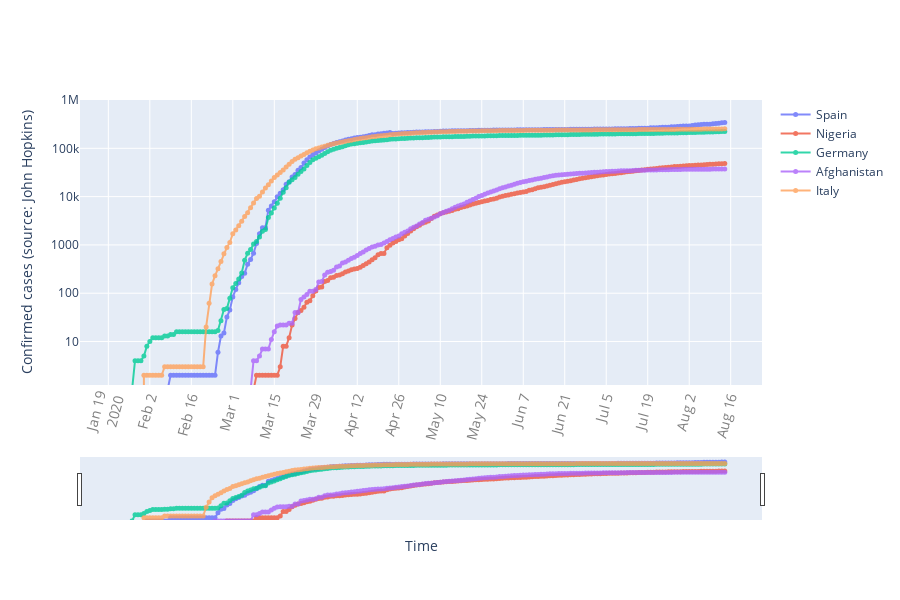

The notebook cell this image was saved under:
### Markdown cell above
### Plot.ly

### Code cell
# Create figure
fig= go.Figure()

# Country list
country_list= sf_plot.columns.drop("date")
# Loop through each country and add traces for each
for country in country_list:
    # Add a trace
    fig.add_trace(
        go.Scatter(
            x=sf_plot.date,
            y=sf_plot[country],
            mode="markers+lines",
            opacity=0.8,
            line_width=2,
            marker_size=5,
            name= country
        )
    )

# Set figure layout
fig.update_layout(
    width=900,
    height=600,
    xaxis_title="Time",
    xaxis={
        "tickangle": -75,
        "nticks": 20,
        "tickfont": dict(size=14, color="#7f7f7f")
    },
    yaxis_title="Confirmed cases (source: John Hopkins)",
    yaxis={
        "type": "log",
        "range": [0.1, 6.0]
    }
)

# Introduce range slider for more convenience in adjusting data windpw
fig.update_layout(xaxis_rangeslider_visible=True)

### Figure 1 — Plotly figure (JSON) as saved in the notebook; plotly's stock layout.template omitted (floating-point values rounded to 4 significant figures; data arrays with more than 128 entries replaced by an {"elided": "..."} marker saying what was removed)
{"data": [{"line": {"width": 2}, "marker": {"size": 5}, "mode": "markers+lines", "name": "Spain", "opacity": 0.8, "type": "scatter", "x": {"elided": "206 str values"}, "y": {"elided": "206 int values"}}, {"line": {"width": 2}, "marker": {"size": 5}, "mode": "markers+lines", "name": "Nigeria", "opacity": 0.8, "type": "scatter", "x": {"elided": "206 str values"}, "y": {"elided": "206 int values"}}, {"line": {"width": 2}, "marker": {"size": 5}, "mode": "markers+lines", "name": "Germany", "opacity": 0.8, "type": "scatter", "x": {"elided": "206 str values"}, "y": {"elided": "206 int values"}}, {"line": {"width": 2}, "marker": {"size": 5}, "mode": "markers+lines", "name": "Afghanistan", "opacity": 0.8, "type": "scatter", "x": {"elided": "206 str values"}, "y": {"elided": "206 int values"}}, {"line": {"width": 2}, "marker": {"size": 5}, "mode": "markers+lines", "name": "Italy", "opacity": 0.8, "type": "scatter", "x": {"elided": "206 str values"}, "y": {"elided": "206 int values"}}], "layout": {"height": 600, "width": 900, "xaxis": {"nticks": 20, "rangeslider": {"visible": true}, "tickangle": -75, "tickfont": {"color": "#7f7f7f", "size": 14}, "title": {"text": "Time"}}, "yaxis": {"range": [0.1, 6], "title": {"text": "Confirmed cases (source: John Hopkins)"}, "type": "log"}}}
